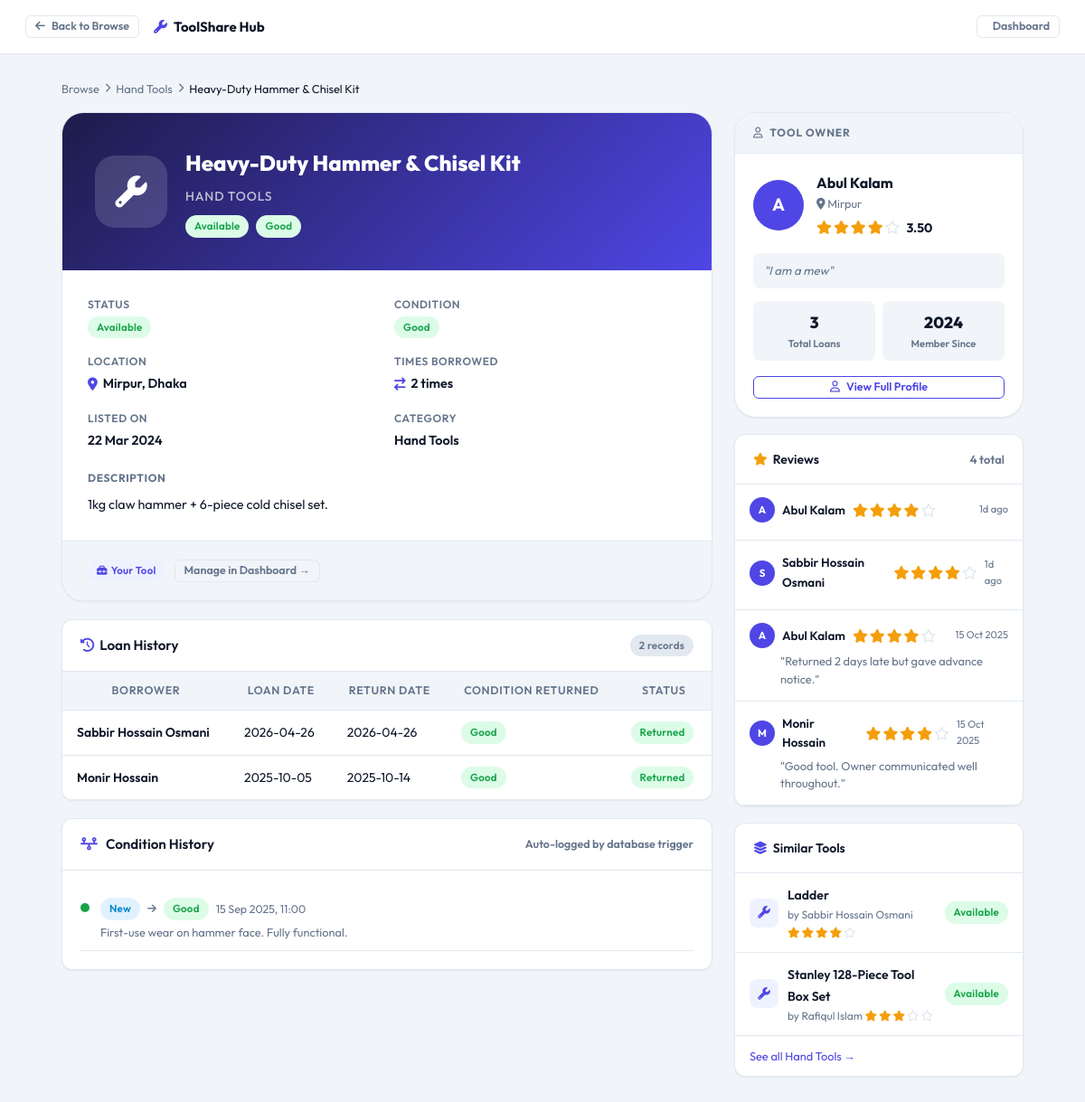
The app's page /tool_details.php?id=7 (signed in), older data.
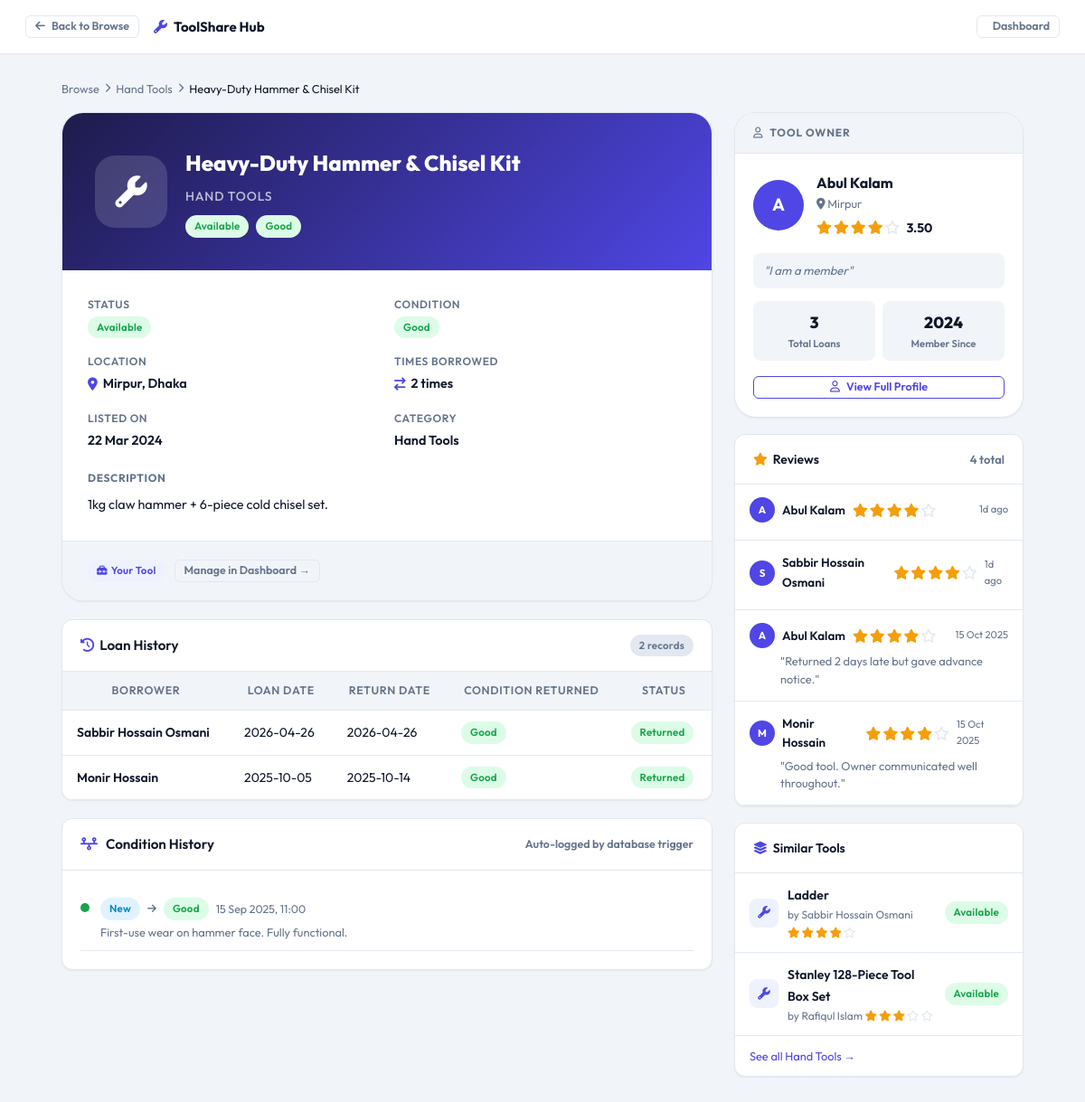
The same page, newer data.
### tables this page shows
CREATE TABLE `tool` (
  `tool_id` int(11) NOT NULL AUTO_INCREMENT,
  `owner_id` int(11) NOT NULL,
  `category_id` int(11) NOT NULL,
  `name` varchar(200) NOT NULL,
  `condition` enum('New','Good','Fair','Needs Inspection') DEFAULT 'Good',
  `status` enum('Available','On Loan','Needs Inspection','Lost') DEFAULT 'Available',
  `description` text DEFAULT NULL,
  `created_at` datetime DEFAULT current_timestamp(),
  PRIMARY KEY (`tool_id`),
  KEY `category_id` (`category_id`),
  KEY `idx_tool_owner` (`owner_id`),
  KEY `idx_tool_status` (`status`),
  CONSTRAINT `tool_ibfk_1` FOREIGN KEY (`owner_id`) REFERENCES `member` (`member_id`),
  CONSTRAINT `tool_ibfk_2` FOREIGN KEY (`category_id`) REFERENCES `category` (`category_id`)
);

CREATE TABLE `member` (
  `member_id` int(11) NOT NULL AUTO_INCREMENT,
  `name` varchar(150) NOT NULL,
  `email` varchar(150) NOT NULL,
  `phone` varchar(20) DEFAULT NULL,
  `password` varchar(255) NOT NULL,
  `area_id` int(11) NOT NULL,
  `avg_rating` decimal(3,2) DEFAULT 0.00,
  `total_loans` int(11) DEFAULT 0,
  `is_banned` tinyint(1) NOT NULL DEFAULT 0,
  `profile_bio` text DEFAULT NULL,
  `role` enum('Admin','Member') DEFAULT 'Member',
  `created_at` datetime DEFAULT current_timestamp(),
  PRIMARY KEY (`member_id`),
  UNIQUE KEY `email` (`email`),
  KEY `area_id` (`area_id`),
  CONSTRAINT `member_ibfk_1` FOREIGN KEY (`area_id`) REFERENCES `area` (`area_id`)
);

CREATE TABLE `category` (
  `category_id` int(11) NOT NULL AUTO_INCREMENT,
  `name` varchar(100) NOT NULL,
  `description` text DEFAULT NULL,
  PRIMARY KEY (`category_id`),
  UNIQUE KEY `name` (`name`)
);

CREATE TABLE `area` (
  `area_id` int(11) NOT NULL AUTO_INCREMENT,
  `area_name` varchar(100) NOT NULL,
  `district` varchar(100) NOT NULL,
  PRIMARY KEY (`area_id`)
);

### tool_details.php (the view, shortened to what the changed rows need)
<?php
require_once 'db.php';
$tool_id = (int)($_GET['id'] ?? 0);
$tool = fetchOne("
    SELECT t.*,
           c.name AS cat_name,
           m.name AS owner_name, m.member_id AS owner_id,
           m.avg_rating AS owner_rating, m.total_loans AS owner_loans,
           m.created_at AS owner_since, m.profile_bio AS owner_bio,
           m.is_banned AS owner_banned,
           a.area_name, a.district
    FROM Tool t
    JOIN Category c ON t.category_id=c.category_id
    JOIN Member m   ON t.owner_id=m.member_id
    JOIN Area a     ON m.area_id=a.area_id
    WHERE t.tool_id=$tool_id
");
$loan_history = fetchAll("
    SELECT lr.*,
           borrower.name  AS borrower_name,
           borrower.member_id AS borrower_mid,
           rl.actual_return_date,
           rl.condition_on_return,
           DATEDIFF(CURDATE(), lr.expected_return) AS days_overdue
    FROM Loan_Record lr
    JOIN Member borrower ON lr.borrower_id=borrower.member_id
    LEFT JOIN Return_Log rl ON rl.loan_id=lr.loan_id
    WHERE lr.tool_id=$tool_id
    ORDER BY lr.loan_date DESC
    LIMIT 15
");
$similar_tools = fetchAll("
    SELECT t.*, m.name AS owner_name, m.avg_rating AS owner_rating
    FROM Tool t
    JOIN Member m ON t.owner_id=m.member_id
    JOIN Area a ON m.area_id=a.area_id
    WHERE t.category_id={$tool['category_id']}
      AND t.tool_id != $tool_id
      AND t.status='Available'
    ORDER BY m.avg_rating DESC
    LIMIT 4
");
?>
<!DOCTYPE html>
<html lang="en">
<head>
    <link rel="stylesheet" href="assets/style.css">
    <link rel="stylesheet" href="https://cdnjs.cloudflare.com/ajax/libs/font-awesome/6.5.0/css/all.min.css">
</head>
<body style="background:var(--bg);">
<div style="padding:28px;max-width:1120px;margin:0 auto;" class="fade-in">
    <div style="font-size:.8rem;color:var(--text-muted);margin-bottom:16px;display:flex;align-items:center;gap:6px;">
        <a href="user_dashboard.php?section=browse" style="color:var(--text-muted);">Browse</a>
        <i class="fa-solid fa-chevron-right" style="font-size:.65rem;"></i>
        <span style="color:var(--text-muted);"><?= htmlspecialchars($tool['cat_name']) ?></span>
        <i class="fa-solid fa-chevron-right" style="font-size:.65rem;"></i>
        <span style="color:var(--text);"><?= htmlspecialchars($tool['name']) ?></span>
    </div>
    <div class="details-layout">
        <div>
            <div class="tool-hero" style="margin-bottom:20px;">
                <div class="tool-hero-top">
                    <div>
                        <div class="tool-hero-title"><?= htmlspecialchars($tool['name']) ?></div>
                        <div class="tool-hero-cat"><?= htmlspecialchars($tool['cat_name']) ?></div>
                        <div style="display:flex;gap:8px;margin-top:10px;">
                            <?= badge($tool['status']) ?>
                            <?= badge($tool['condition']) ?>
                        </div>
                    </div>
                </div>
                <div class="tool-hero-body">
                    <div class="detail-grid">
                        <div class="detail-item">
                            <div class="di-val"><?= badge($tool['status']) ?></div>
                        </div>
                        <div class="detail-item">
                            <div class="di-val"><?= badge($tool['condition']) ?></div>
                        </div>
                        <div class="detail-item">
                            <div class="di-label">Location</div>
                            <div class="di-val">
                                <i class="fa-solid fa-location-dot" style="color:var(--primary);"></i>
                                <?= htmlspecialchars($tool['area_name']) ?>, <?= htmlspecialchars($tool['district']) ?>
                            </div>
                        </div>
                        <div class="detail-item">
                            <div class="di-label">Listed On</div>
                            <div class="di-val"><?= date('d M Y', strtotime($tool['created_at'])) ?></div>
                        </div>
                        <div class="detail-item">
                            <div class="di-label">Category</div>
                            <div class="di-val"><?= htmlspecialchars($tool['cat_name']) ?></div>
                        </div>
                    </div>
                    <?php if ($tool['description']): ?>
                    <div style="margin-bottom:0;">
                        <div style="font-size:.75rem;color:var(--text-muted);font-weight:700;text-transform:uppercase;letter-spacing:.05em;margin-bottom:8px;">Description</div>
                        <div style="font-size:.9rem;line-height:1.7;color:var(--text);">
                            <?= nl2br(htmlspecialchars($tool['description'])) ?>
                        </div>
                    </div>
                    <?php endif; ?>
                </div>
            </div>
            <?php if ($loan_history): ?>
            <div class="card" style="margin-bottom:20px;">
                <div class="table-wrap" style="border:none;border-radius:0;">
                <table>
                <thead>
                    <tr>
                        <th>Borrower</th><th>Loan Date</th><th>Return Date</th>
                        <th>Condition Returned</th><th>Status</th>
                    </tr>
                </thead>
                </table>
                </div>
            </div>
            <?php endif; ?>
        </div>
        <div>
            <div class="owner-card" style="margin-bottom:18px;">
                <div class="owner-card-body">
                    <div style="display:flex;align-items:center;gap:14px;margin-bottom:16px;">
                        <div class="avatar lg">
                            <?= strtoupper(substr($tool['owner_name'],0,1)) ?>
                        </div>
                        <div>
                            <div style="font-weight:700;font-size:1rem;"><?= htmlspecialchars($tool['owner_name']) ?></div>
                            <div style="font-size:.8rem;color:var(--text-muted);margin-bottom:4px;">
                                <i class="fa-solid fa-location-dot"></i> <?= htmlspecialchars($tool['area_name']) ?>
                            </div>
                            <?= stars($tool['owner_rating']) ?>
                            <span style="font-weight:700;font-size:.875rem;margin-left:4px;">
                                <?= number_format($tool['owner_rating'],2) ?>
                            </span>
                        </div>
                    </div>
                    <?php if ($tool['owner_bio']): ?>
                    <div style="font-size:.82rem;color:var(--text-muted);line-height:1.5;margin-bottom:14px;font-style:italic;background:var(--bg);padding:10px 12px;border-radius:8px;">
                        "<?= htmlspecialchars($tool['owner_bio']) ?>"
                    </div>
                    <?php endif; ?>
                    <div style="display:grid;grid-template-columns:1fr 1fr;gap:8px;margin-bottom:16px;">
                        <div style="background:var(--bg);border-radius:8px;padding:10px;text-align:center;">
                            <div style="font-size:1.1rem;font-weight:800;color:var(--text);"><?= $tool['owner_loans'] ?></div>
                            <div style="font-size:.7rem;color:var(--text-muted);font-weight:600;">Total Loans</div>
                        </div>
                        <div style="background:var(--bg);border-radius:8px;padding:10px;text-align:center;">
                            <div style="font-size:1.1rem;font-weight:800;color:var(--text);"><?= date('Y', strtotime($tool['owner_since'])) ?></div>
                            <div style="font-size:.7rem;color:var(--text-muted);font-weight:600;">Member Since</div>
                        </div>
                    </div>
                    <a href="profile.php?id=<?= $tool['owner_id'] ?>" class="btn btn-outline btn-sm btn-full">
                        <i class="fa-regular fa-user"></i> View Full Profile
                    </a>
                </div>
            </div>
            <?php if ($similar_tools): ?>
            <div class="card">
                <div class="card-header" style="font-size:.875rem;">
                    <span><i class="fa-solid fa-layer-group" style="color:var(--primary);margin-right:6px;"></i>Similar Tools</span>
                </div>
                <?php foreach($similar_tools as $st): ?>
                <div style="padding:12px 16px;border-bottom:1px solid var(--border);display:flex;align-items:center;gap:10px;">
                    <div class="td-icon"><i class="<?= categoryIcon($tool['cat_name']) ?>"></i></div>
                    <div style="flex:1;">
                        <a href="tool_details.php?id=<?= $st['tool_id'] ?>"
                           style="font-weight:600;font-size:.875rem;color:var(--text);">
                            <?= htmlspecialchars($st['name']) ?>
                        </a>
                        <div style="font-size:.75rem;color:var(--text-muted);">
                            by <?= htmlspecialchars($st['owner_name']) ?>
                            <?= stars($st['owner_rating']) ?>
                        </div>
                    </div>
                    <?= badge($st['status']) ?>
                </div>
                <?php endforeach; ?>
                <div style="padding:10px 16px;">
                    <a href="user_dashboard.php?section=browse&cat=<?= $tool['category_id'] ?>"
                       style="font-size:.8rem;color:var(--primary);">
                        See all <?= htmlspecialchars($tool['cat_name']) ?> →
                    </a>
                </div>
            </div>
            <?php endif; ?>
        </div>
    </div>
</div>
</body>
</html>

### db.php (shortened to what the changed rows need)
<?php
$conn = mysqli_connect(DB_HOST, DB_USER, DB_PASS, DB_NAME);
mysqli_set_charset($conn, 'utf8mb4');
function q($sql)
{
    global $conn;
    $r = mysqli_query($conn, $sql);
    return $r;
}
function fetchAll($sql)
{
    $result = q($sql);
    $rows = [];
    while ($row = mysqli_fetch_assoc($result)) $rows[] = $row;
    return $rows;
}
function fetchOne($sql)
{
    $result = q($sql);
    return mysqli_fetch_assoc($result);
}
function categoryIcon($name)
{
    $map = [
        'Power Tools'        => 'fa-solid fa-plug-circle-bolt',
        'Hand Tools'         => 'fa-solid fa-wrench',
        'Garden Tools'       => 'fa-solid fa-seedling',
        'Kitchen Appliances' => 'fa-solid fa-blender',
        'Cleaning Equipment' => 'fa-solid fa-broom',
        'Electrical'         => 'fa-solid fa-bolt',
        'Plumbing'           => 'fa-solid fa-faucet-drip',
        'Painting'           => 'fa-solid fa-paint-brush',
        'Automotive'         => 'fa-solid fa-car-side',
        'Outdoor & Camping'  => 'fa-solid fa-tent',
    ];
    return $map[$name] ?? 'fa-solid fa-toolbox';
}
function badge($status)
{
    $map = [
        'Available'        => 'badge-success',
        'On Loan'          => 'badge-primary',
        'Needs Inspection' => 'badge-warning',
        'Lost'             => 'badge-danger',
        'Active'           => 'badge-info',
        'Returned'         => 'badge-success',
        'Overdue'          => 'badge-danger',
        'Pending'          => 'badge-warning',
        'Approved'         => 'badge-success',
        'Rejected'         => 'badge-danger',
        'Cancelled'        => 'badge-muted',
        'New'              => 'badge-info',
        'Good'             => 'badge-success',
        'Fair'             => 'badge-warning',
        'Damaged'          => 'badge-danger',
        'Minor'            => 'badge-warning',
        'Moderate'         => 'badge-orange',
        'Severe'           => 'badge-danger',
    ];
    $cls = $map[$status] ?? 'badge-muted';
    return "<span class='badge {$cls}'>" . htmlspecialchars($status) . "</span>";
}
function stars($rating, $count = null)
{
    $full = (int)round($rating);
    $html = '<span class="star-row">';
    for ($i = 1; $i <= 5; $i++) {
        $html .= $i <= $full ? '<i class="fa-solid fa-star star-on"></i>' : '<i class="fa-regular fa-star star-off"></i>';
    }
    $html .= '</span>';
    return $html;
}

Row changes from the older to the newer data that the page shows:
changed through a linked row, tool "Heavy-Duty Hammer & Chisel Kit": owner.profile_bio "I am a mew" → "I am a member"
